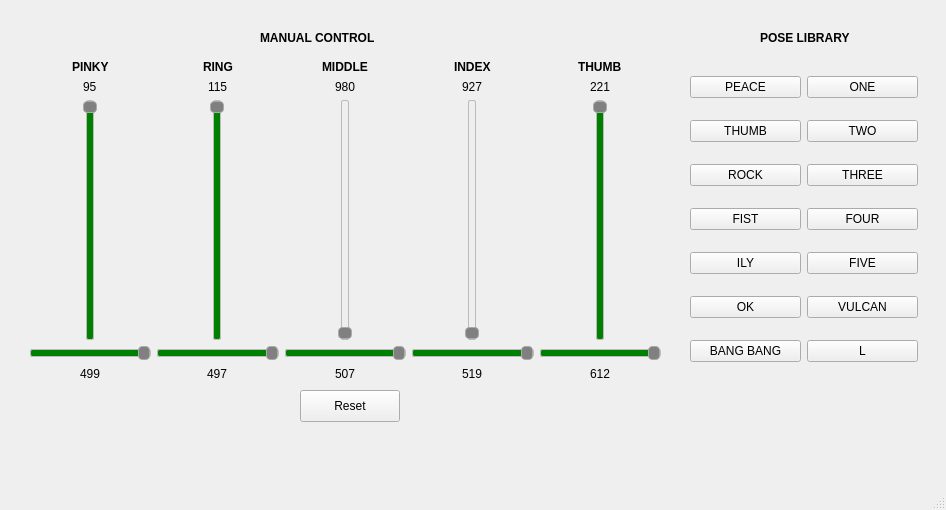
<?xml version="1.0" encoding="UTF-8"?>
<ui version="4.0">
 <class>MainWindow</class>
 <widget class="QMainWindow" name="MainWindow">
  <property name="geometry">
   <rect>
    <x>0</x>
    <y>0</y>
    <width>946</width>
    <height>510</height>
   </rect>
  </property>
  <property name="windowTitle">
   <string>MainWindow</string>
  </property>
  <widget class="QWidget" name="centralwidget">
   <widget class="QWidget" name="gridLayoutWidget">
    <property name="geometry">
     <rect>
      <x>30</x>
      <y>60</y>
      <width>631</width>
      <height>321</height>
     </rect>
    </property>
    <layout class="QGridLayout" name="gridLayout">
     <item row="4" column="1" alignment="Qt::AlignmentFlag::AlignHCenter">
      <widget class="QLabel" name="ringWiggleLabel">
       <property name="text">
        <string>497</string>
       </property>
      </widget>
     </item>
     <item row="4" column="2" alignment="Qt::AlignmentFlag::AlignHCenter">
      <widget class="QLabel" name="middleWiggleLabel">
       <property name="text">
        <string>507</string>
       </property>
      </widget>
     </item>
     <item row="0" column="0" alignment="Qt::AlignmentFlag::AlignHCenter">
      <widget class="QLabel" name="label">
       <property name="font">
        <font>
         <bold>true</bold>
        </font>
       </property>
       <property name="lineWidth">
        <number>1</number>
       </property>
       <property name="text">
        <string>PINKY</string>
       </property>
      </widget>
     </item>
     <item row="4" column="4" alignment="Qt::AlignmentFlag::AlignHCenter">
      <widget class="QLabel" name="thumbWiggleLabel">
       <property name="text">
        <string>612</string>
       </property>
      </widget>
     </item>
     <item row="0" column="2" alignment="Qt::AlignmentFlag::AlignHCenter">
      <widget class="QLabel" name="label_3">
       <property name="font">
        <font>
         <bold>true</bold>
        </font>
       </property>
       <property name="text">
        <string>MIDDLE</string>
       </property>
      </widget>
     </item>
     <item row="2" column="2" alignment="Qt::AlignmentFlag::AlignHCenter">
      <widget class="QSlider" name="middleCurl">
       <property name="layoutDirection">
        <enum>Qt::LayoutDirection::LeftToRight</enum>
       </property>
       <property name="styleSheet">
        <string notr="true">QSlider::groove:vertical {
    border: 1px solid #bbb;
    background: transparent; /* Removes any default color from the groove */
    width: 6px;
    border-radius: 2px;
}

QSlider::add-page:vertical {
    background: green; /* Removes color from the area already traversed */
	border: 1px solid #bbb;
    border-radius: 2px;
}

QSlider::sub-page:vertical {
    background: transparent; /* Removes color from the area yet to be traversed */
    border: none;
}

QSlider::handle:vertical {
    background: grey; /* Sets the handle color to grey (no specific color) */
    border: 1px solid #aaa;
    height: 10px;
    margin: 0 -4px; /* Adjust margin to center handle in groove */
    border-radius: 4px;
}
</string>
       </property>
       <property name="orientation">
        <enum>Qt::Orientation::Vertical</enum>
       </property>
       <property name="invertedAppearance">
        <bool>false</bool>
       </property>
       <property name="invertedControls">
        <bool>true</bool>
       </property>
      </widget>
     </item>
     <item row="3" column="2">
      <widget class="QSlider" name="middleWiggle">
       <property name="styleSheet">
        <string notr="true">QSlider::groove:horizontal {
    border: 1px solid #bbb;
    background: transparent; /* Removes any default color from the groove */
    height: 6px;
    border-radius: 2px;
}

QSlider::sub-page:horizontal {
    background: green; /* Color of the “filled” portion */
    border: 1px solid #bbb;
    border-radius: 2px;
}

QSlider::add-page:horizontal {
    background: transparent; /* Color of the unfilled portion */
    border: none;
}

QSlider::handle:horizontal {
    background: grey; /* Handle color */
    border: 1px solid #aaa;
    width: 10px;
    margin: -4px 0; /* Adjust margin to center handle in groove */
    border-radius: 4px;
}
</string>
       </property>
       <property name="orientation">
        <enum>Qt::Orientation::Horizontal</enum>
       </property>
       <property name="invertedAppearance">
        <bool>true</bool>
       </property>
      </widget>
     </item>
     <item row="1" column="2" alignment="Qt::AlignmentFlag::AlignHCenter">
      <widget class="QLabel" name="middleCurlLabel">
       <property name="text">
        <string>980</string>
       </property>
      </widget>
     </item>
     <item row="0" column="4" alignment="Qt::AlignmentFlag::AlignHCenter">
      <widget class="QLabel" name="label_5">
       <property name="font">
        <font>
         <bold>true</bold>
        </font>
       </property>
       <property name="text">
        <string>THUMB</string>
       </property>
      </widget>
     </item>
     <item row="2" column="3" alignment="Qt::AlignmentFlag::AlignHCenter">
      <widget class="QSlider" name="indexCurl">
       <property name="layoutDirection">
        <enum>Qt::LayoutDirection::LeftToRight</enum>
       </property>
       <property name="styleSheet">
        <string notr="true">QSlider::groove:vertical {
    border: 1px solid #bbb;
    background: transparent; /* Removes any default color from the groove */
    width: 6px;
    border-radius: 2px;
}

QSlider::add-page:vertical {
    background: green; /* Removes color from the area already traversed */
	border: 1px solid #bbb;
    border-radius: 2px;
}

QSlider::sub-page:vertical {
    background: transparent; /* Removes color from the area yet to be traversed */
    border: none;
}

QSlider::handle:vertical {
    background: grey; /* Sets the handle color to grey (no specific color) */
    border: 1px solid #aaa;
    height: 10px;
    margin: 0 -4px; /* Adjust margin to center handle in groove */
    border-radius: 4px;
}
</string>
       </property>
       <property name="orientation">
        <enum>Qt::Orientation::Vertical</enum>
       </property>
       <property name="invertedAppearance">
        <bool>false</bool>
       </property>
       <property name="invertedControls">
        <bool>true</bool>
       </property>
      </widget>
     </item>
     <item row="1" column="3" alignment="Qt::AlignmentFlag::AlignHCenter">
      <widget class="QLabel" name="indexCurlLabel">
       <property name="text">
        <string>927</string>
       </property>
      </widget>
     </item>
     <item row="3" column="4">
      <widget class="QSlider" name="thumbWiggle">
       <property name="styleSheet">
        <string notr="true">QSlider::groove:horizontal {
    border: 1px solid #bbb;
    background: transparent; /* Removes any default color from the groove */
    height: 6px;
    border-radius: 2px;
}

QSlider::sub-page:horizontal {
    background: green; /* Color of the “filled” portion */
    border: 1px solid #bbb;
    border-radius: 2px;
}

QSlider::add-page:horizontal {
    background: transparent; /* Color of the unfilled portion */
    border: none;
}

QSlider::handle:horizontal {
    background: grey; /* Handle color */
    border: 1px solid #aaa;
    width: 10px;
    margin: -4px 0; /* Adjust margin to center handle in groove */
    border-radius: 4px;
}
</string>
       </property>
       <property name="orientation">
        <enum>Qt::Orientation::Horizontal</enum>
       </property>
       <property name="invertedAppearance">
        <bool>true</bool>
       </property>
      </widget>
     </item>
     <item row="2" column="0" alignment="Qt::AlignmentFlag::AlignHCenter">
      <widget class="QSlider" name="pinkyCurl">
       <property name="styleSheet">
        <string notr="true">QSlider::groove:vertical {
    border: 1px solid #bbb;
    background: transparent; /* Removes any default color from the groove */
    width: 6px;
    border-radius: 2px;
}

QSlider::add-page:vertical {
    background: green; /* Removes color from the area already traversed */
	border: 1px solid #bbb;
    border-radius: 2px;
}

QSlider::sub-page:vertical {
    background: transparent; /* Removes color from the area yet to be traversed */
    border: none;
}

QSlider::handle:vertical {
    background: grey; /* Sets the handle color to grey (no specific color) */
    border: 1px solid #aaa;
    height: 10px;
    margin: 0 -4px; /* Adjust margin to center handle in groove */
    border-radius: 4px;
}
</string>
       </property>
       <property name="orientation">
        <enum>Qt::Orientation::Vertical</enum>
       </property>
       <property name="invertedAppearance">
        <bool>true</bool>
       </property>
       <property name="invertedControls">
        <bool>false</bool>
       </property>
      </widget>
     </item>
     <item row="1" column="1" alignment="Qt::AlignmentFlag::AlignHCenter">
      <widget class="QLabel" name="ringCurlLabel">
       <property name="text">
        <string>115</string>
       </property>
      </widget>
     </item>
     <item row="4" column="3" alignment="Qt::AlignmentFlag::AlignHCenter">
      <widget class="QLabel" name="indexWiggleLabel">
       <property name="text">
        <string>519</string>
       </property>
      </widget>
     </item>
     <item row="1" column="4" alignment="Qt::AlignmentFlag::AlignHCenter">
      <widget class="QLabel" name="thumbCurlLabel">
       <property name="text">
        <string>221</string>
       </property>
      </widget>
     </item>
     <item row="0" column="3" alignment="Qt::AlignmentFlag::AlignHCenter">
      <widget class="QLabel" name="label_4">
       <property name="font">
        <font>
         <bold>true</bold>
        </font>
       </property>
       <property name="text">
        <string>INDEX</string>
       </property>
      </widget>
     </item>
     <item row="3" column="0">
      <widget class="QSlider" name="pinkyWiggle">
       <property name="styleSheet">
        <string notr="true">QSlider::groove:horizontal {
    border: 1px solid #bbb;
    background: transparent; /* Removes any default color from the groove */
    height: 6px;
    border-radius: 2px;
}

QSlider::sub-page:horizontal {
    background: green; /* Color of the “filled” portion */
    border: 1px solid #bbb;
    border-radius: 2px;
}

QSlider::add-page:horizontal {
    background: transparent; /* Color of the unfilled portion */
    border: none;
}

QSlider::handle:horizontal {
    background: grey; /* Handle color */
    border: 1px solid #aaa;
    width: 10px;
    margin: -4px 0; /* Adjust margin to center handle in groove */
    border-radius: 4px;
}
</string>
       </property>
       <property name="orientation">
        <enum>Qt::Orientation::Horizontal</enum>
       </property>
       <property name="invertedAppearance">
        <bool>true</bool>
       </property>
      </widget>
     </item>
     <item row="4" column="0" alignment="Qt::AlignmentFlag::AlignHCenter">
      <widget class="QLabel" name="pinkyWiggleLabel">
       <property name="text">
        <string>499</string>
       </property>
      </widget>
     </item>
     <item row="2" column="1" alignment="Qt::AlignmentFlag::AlignHCenter">
      <widget class="QSlider" name="ringCurl">
       <property name="styleSheet">
        <string notr="true">QSlider::groove:vertical {
    border: 1px solid #bbb;
    background: transparent; /* Removes any default color from the groove */
    width: 6px;
    border-radius: 2px;
}

QSlider::add-page:vertical {
    background: green; /* Removes color from the area already traversed */
	border: 1px solid #bbb;
    border-radius: 2px;
}

QSlider::sub-page:vertical {
    background: transparent; /* Removes color from the area yet to be traversed */
    border: none;
}

QSlider::handle:vertical {
    background: grey; /* Sets the handle color to grey (no specific color) */
    border: 1px solid #aaa;
    height: 10px;
    margin: 0 -4px; /* Adjust margin to center handle in groove */
    border-radius: 4px;
}
</string>
       </property>
       <property name="orientation">
        <enum>Qt::Orientation::Vertical</enum>
       </property>
       <property name="invertedAppearance">
        <bool>true</bool>
       </property>
      </widget>
     </item>
     <item row="0" column="1" alignment="Qt::AlignmentFlag::AlignHCenter">
      <widget class="QLabel" name="label_2">
       <property name="font">
        <font>
         <bold>true</bold>
        </font>
       </property>
       <property name="text">
        <string>RING</string>
       </property>
      </widget>
     </item>
     <item row="3" column="1">
      <widget class="QSlider" name="ringWiggle">
       <property name="styleSheet">
        <string notr="true">QSlider::groove:horizontal {
    border: 1px solid #bbb;
    background: transparent; /* Removes any default color from the groove */
    height: 6px;
    border-radius: 2px;
}

QSlider::sub-page:horizontal {
    background: green; /* Color of the “filled” portion */
    border: 1px solid #bbb;
    border-radius: 2px;
}

QSlider::add-page:horizontal {
    background: transparent; /* Color of the unfilled portion */
    border: none;
}

QSlider::handle:horizontal {
    background: grey; /* Handle color */
    border: 1px solid #aaa;
    width: 10px;
    margin: -4px 0; /* Adjust margin to center handle in groove */
    border-radius: 4px;
}
</string>
       </property>
       <property name="orientation">
        <enum>Qt::Orientation::Horizontal</enum>
       </property>
       <property name="invertedAppearance">
        <bool>true</bool>
       </property>
      </widget>
     </item>
     <item row="1" column="0" alignment="Qt::AlignmentFlag::AlignHCenter">
      <widget class="QLabel" name="pinkyCurlLabel">
       <property name="text">
        <string>95</string>
       </property>
      </widget>
     </item>
     <item row="2" column="4" alignment="Qt::AlignmentFlag::AlignHCenter">
      <widget class="QSlider" name="thumbCurl">
       <property name="styleSheet">
        <string notr="true">QSlider::groove:vertical {
    border: 1px solid #bbb;
    background: transparent; /* Removes any default color from the groove */
    width: 6px;
    border-radius: 2px;
}

QSlider::add-page:vertical {
    background: green; /* Removes color from the area already traversed */
	border: 1px solid #bbb;
    border-radius: 2px;
}

QSlider::sub-page:vertical {
    background: transparent; /* Removes color from the area yet to be traversed */
    border: none;
}

QSlider::handle:vertical {
    background: grey; /* Sets the handle color to grey (no specific color) */
    border: 1px solid #aaa;
    height: 10px;
    margin: 0 -4px; /* Adjust margin to center handle in groove */
    border-radius: 4px;
}
</string>
       </property>
       <property name="orientation">
        <enum>Qt::Orientation::Vertical</enum>
       </property>
       <property name="invertedAppearance">
        <bool>true</bool>
       </property>
       <property name="invertedControls">
        <bool>false</bool>
       </property>
      </widget>
     </item>
     <item row="3" column="3">
      <widget class="QSlider" name="indexWiggle">
       <property name="styleSheet">
        <string notr="true">QSlider::groove:horizontal {
    border: 1px solid #bbb;
    background: transparent; /* Removes any default color from the groove */
    height: 6px;
    border-radius: 2px;
}

QSlider::sub-page:horizontal {
    background: green; /* Color of the “filled” portion */
    border: 1px solid #bbb;
    border-radius: 2px;
}

QSlider::add-page:horizontal {
    background: transparent; /* Color of the unfilled portion */
    border: none;
}

QSlider::handle:horizontal {
    background: grey; /* Handle color */
    border: 1px solid #aaa;
    width: 10px;
    margin: -4px 0; /* Adjust margin to center handle in groove */
    border-radius: 4px;
}
</string>
       </property>
       <property name="orientation">
        <enum>Qt::Orientation::Horizontal</enum>
       </property>
       <property name="invertedAppearance">
        <bool>true</bool>
       </property>
      </widget>
     </item>
    </layout>
   </widget>
   <widget class="QPushButton" name="resetButton">
    <property name="geometry">
     <rect>
      <x>300</x>
      <y>390</y>
      <width>100</width>
      <height>32</height>
     </rect>
    </property>
    <property name="text">
     <string>Reset</string>
    </property>
   </widget>
   <widget class="QWidget" name="gridLayoutWidget_2">
    <property name="geometry">
     <rect>
      <x>690</x>
      <y>60</y>
      <width>228</width>
      <height>321</height>
     </rect>
    </property>
    <layout class="QGridLayout" name="gridLayout_2">
     <item row="0" column="1">
      <widget class="QPushButton" name="oneButton">
       <property name="text">
        <string>ONE</string>
       </property>
      </widget>
     </item>
     <item row="7" column="1">
      <widget class="QPushButton" name="lButton">
       <property name="text">
        <string>L</string>
       </property>
      </widget>
     </item>
     <item row="0" column="0">
      <widget class="QPushButton" name="peaceButton">
       <property name="text">
        <string>PEACE</string>
       </property>
      </widget>
     </item>
     <item row="3" column="1">
      <widget class="QPushButton" name="threeButton">
       <property name="text">
        <string>THREE</string>
       </property>
      </widget>
     </item>
     <item row="5" column="0">
      <widget class="QPushButton" name="ilyButton">
       <property name="text">
        <string>ILY</string>
       </property>
      </widget>
     </item>
     <item row="6" column="0">
      <widget class="QPushButton" name="okButton">
       <property name="text">
        <string>OK</string>
       </property>
      </widget>
     </item>
     <item row="4" column="1">
      <widget class="QPushButton" name="fourButton">
       <property name="text">
        <string>FOUR</string>
       </property>
      </widget>
     </item>
     <item row="5" column="1">
      <widget class="QPushButton" name="fiveButton">
       <property name="text">
        <string>FIVE</string>
       </property>
      </widget>
     </item>
     <item row="3" column="0">
      <widget class="QPushButton" name="rockButton">
       <property name="text">
        <string>ROCK</string>
       </property>
      </widget>
     </item>
     <item row="2" column="1">
      <widget class="QPushButton" name="twoButton">
       <property name="text">
        <string>TWO</string>
       </property>
      </widget>
     </item>
     <item row="2" column="0">
      <widget class="QPushButton" name="thumbButton">
       <property name="text">
        <string>THUMB</string>
       </property>
      </widget>
     </item>
     <item row="4" column="0">
      <widget class="QPushButton" name="fistButton">
       <property name="text">
        <string>FIST</string>
       </property>
      </widget>
     </item>
     <item row="7" column="0">
      <widget class="QPushButton" name="bangbangButton">
       <property name="text">
        <string>BANG BANG</string>
       </property>
      </widget>
     </item>
     <item row="6" column="1">
      <widget class="QPushButton" name="vulcanButton">
       <property name="text">
        <string>VULCAN</string>
       </property>
      </widget>
     </item>
    </layout>
   </widget>
   <widget class="QLabel" name="label_6">
    <property name="geometry">
     <rect>
      <x>760</x>
      <y>30</y>
      <width>101</width>
      <height>16</height>
     </rect>
    </property>
    <property name="font">
     <font>
      <bold>true</bold>
     </font>
    </property>
    <property name="text">
     <string>POSE LIBRARY</string>
    </property>
   </widget>
   <widget class="QLabel" name="label_7">
    <property name="geometry">
     <rect>
      <x>260</x>
      <y>30</y>
      <width>131</width>
      <height>16</height>
     </rect>
    </property>
    <property name="font">
     <font>
      <bold>true</bold>
     </font>
    </property>
    <property name="text">
     <string>MANUAL CONTROL</string>
    </property>
   </widget>
  </widget>
  <widget class="QMenuBar" name="menubar">
   <property name="geometry">
    <rect>
     <x>0</x>
     <y>0</y>
     <width>946</width>
     <height>24</height>
    </rect>
   </property>
  </widget>
  <widget class="QStatusBar" name="statusbar"/>
 </widget>
 <resources/>
 <connections/>
</ui>
